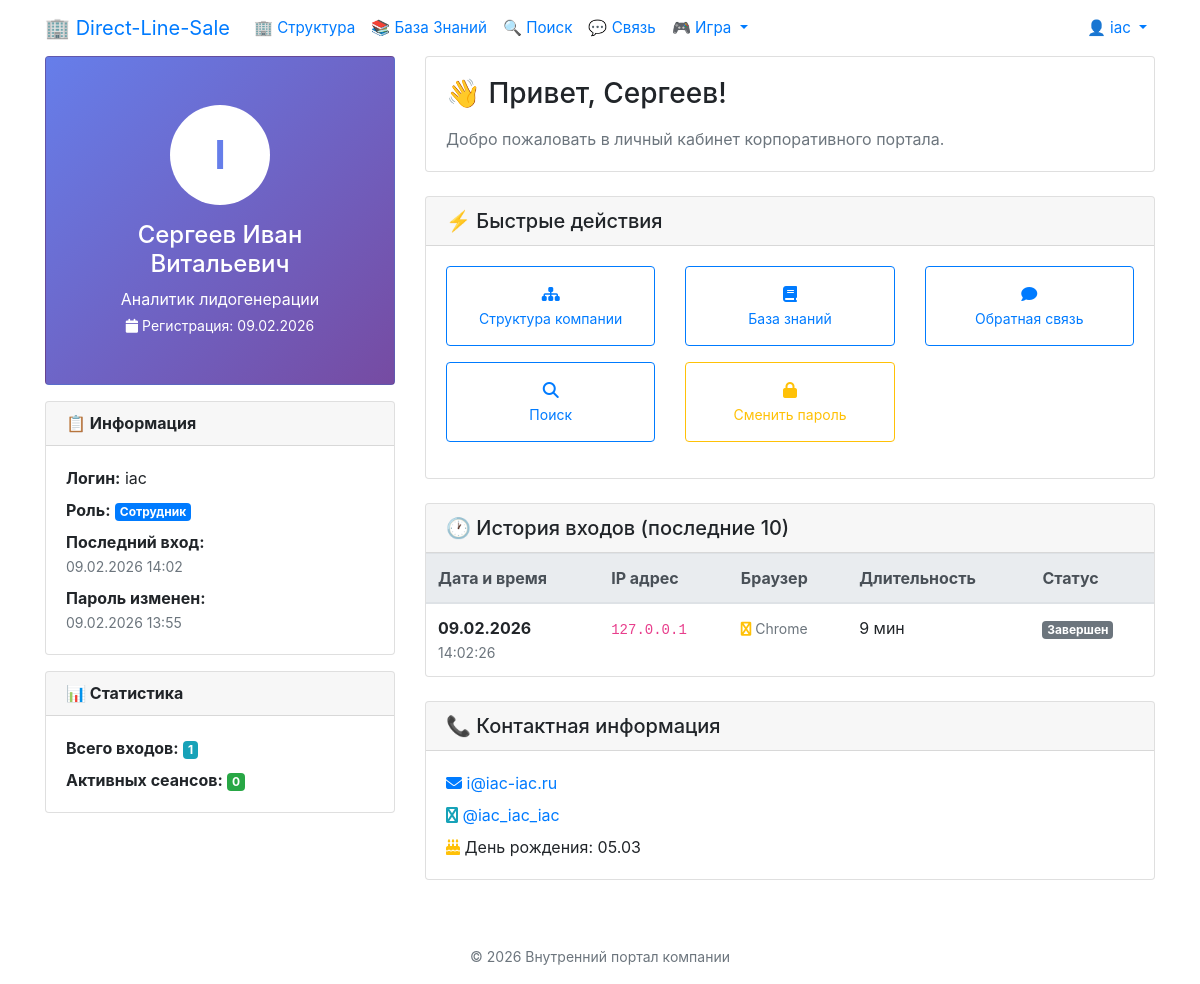
The page /profile (signed in) on the database its author committed.
### app.py (models this page shows, shortened)
class User(UserMixin, db.Model):
    id = db.Column(db.Integer, primary_key=True)
    username = db.Column(db.String(50), unique=True,
                         nullable=False, index=True)
    password_hash = db.Column(db.String(200), nullable=False)
    employee_id = db.Column(db.Integer, db.ForeignKey(
        'employee.id'), nullable=True, unique=True)
    role = db.Column(db.String(20), default='employee')
    is_active = db.Column(db.Boolean, default=True)
    created_at = db.Column(db.DateTime, default=datetime.now)
    last_login = db.Column(db.DateTime, nullable=True)
    must_change_password = db.Column(db.Boolean, default=True)
    password_changed_at = db.Column(db.DateTime, nullable=True)
    employee = db.relationship('Employee', backref=db.backref(
        'user', uselist=False), lazy='joined')

class Employee(db.Model):
    id = db.Column(db.Integer, primary_key=True)
    name = db.Column(db.String(100), nullable=False, index=True)
    position = db.Column(db.String(100), nullable=False, index=True)
    birthday = db.Column(db.Date, nullable=True)
    email = db.Column(db.String(120), nullable=True)  # Если добавили
    telegram = db.Column(db.String(50), nullable=True)  # Если добавили
    manager_id = db.Column(db.Integer, db.ForeignKey(
        'employee.id'), nullable=True, index=True)
    children = db.relationship('Employee', backref=db.backref(
        'parent', remote_side=[id]), lazy='joined')

class LoginHistory(db.Model):
    id = db.Column(db.Integer, primary_key=True)
    user_id = db.Column(db.Integer, db.ForeignKey(
        'user.id'), nullable=False, index=True)
    login_time = db.Column(db.DateTime, default=datetime.now, index=True)
    logout_time = db.Column(db.DateTime, nullable=True)
    ip_address = db.Column(db.String(45), nullable=True)  # IPv6 поддержка
    user_agent = db.Column(db.String(200), nullable=True)
    session_duration = db.Column(db.Integer, nullable=True)  # в секундах
    user = db.relationship('User', backref=db.backref(
        'login_history', lazy='dynamic', order_by='LoginHistory.login_time.desc()'))
    def get_duration_str(self):
        if not self.session_duration:
            return "Активен"
        minutes = self.session_duration // 60
        if minutes < 60:
            return f"{minutes} мин"
        hours = minutes // 60
        remaining_minutes = minutes % 60
        return f"{hours}ч {remaining_minutes}м"

### app.py (the view)
@app.route('/profile')
@login_required
def profile():
    return render_template('profile.html', user=current_user)

### app.py (called while the page is built)
@login_manager.user_loader
def load_user(user_id):
    return User.query.get(int(user_id))

### templates/profile.html (shortened to what this page needs)
{% extends "base.html" %}
{% block content %}
<div class="row">
	<div class="col-md-4 mb-4">
		<div class="card text-center"
			style="background: linear-gradient(135deg, #667eea 0%, #764ba2 100%); color: white;">
			<div class="card-body py-5">
				<div class="mb-3"
					style="width: 100px; height: 100px; background: white; border-radius: 50%; margin: 0 auto; display: flex; align-items: center; justify-content: center; font-size: 40px; font-weight: bold; color: #667eea;">
					{{ user.username[0].upper() }}
				</div>
				<h4 class="mb-2">{{ user.employee.name if user.employee else user.username }}</h4>
				<p class="mb-1 opacity-75">{{ user.employee.position if user.employee else 'Сотрудник' }}</p>
				<p class="mb-0 small opacity-75">
					<i class="fa fa-calendar"></i> Регистрация: {{ user.created_at.strftime('%d.%m.%Y') }}
				</p>
			</div>
		</div>
		<div class="card mt-3">
			<div class="card-header">
				<h6 class="font-weight-bold mb-0">📋 Информация</h6>
			</div>
			<div class="card-body">
				<p class="mb-2">
					<strong>Логин:</strong> {{ user.username }}
				</p>
				<p class="mb-2">
					<strong>Роль:</strong>
					{% if user.role == 'admin' %}
					<span class="badge badge-danger">Администратор</span>
					{% elif user.role == 'manager' %}
					<span class="badge badge-warning">Менеджер</span>
					{% else %}
					<span class="badge badge-primary">Сотрудник</span>
					{% endif %}
				</p>
				{% if user.last_login %}
				<p class="mb-2">
					<strong>Последний вход:</strong><br>
					<small class="text-muted">{{ user.last_login.strftime('%d.%m.%Y %H:%M') }}</small>
				</p>
				{% endif %}
				{% if user.password_changed_at %}
				<p class="mb-0">
					<strong>Пароль изменен:</strong><br>
					<small class="text-muted">{{ user.password_changed_at.strftime('%d.%m.%Y %H:%M') }}</small>
				</p>
				{% else %}
				<p class="mb-0">
					<strong>Пароль:</strong><br>
					<small class="text-warning">⚠️ Временный (требуется смена)</small>
				</p>
				{% endif %}
			</div>
		</div>
		<div class="card mt-3">
			<div class="card-header">
				<h6 class="font-weight-bold mb-0">📊 Статистика</h6>
			</div>
			<div class="card-body">
				<p class="mb-2">
					<strong>Всего входов:</strong>
					<span class="badge badge-info">{{ user.login_history.count() }}</span>
				</p>
				<p class="mb-0">
					<strong>Активных сеансов:</strong>
					<span class="badge badge-success">
						{{ user.login_history.filter_by(logout_time=None).count() }}
					</span>
				</p>
			</div>
		</div>
	</div>
	<div class="col-md-8">
		<div class="card mb-4">
			<div class="card-body">
				<h3 class="mb-3">👋 Привет, {{ user.employee.name.split()[0] if user.employee else user.username }}!
				</h3>
				<p class="text-muted mb-0">Добро пожаловать в личный кабинет корпоративного портала.</p>
			</div>
		</div>
		<div class="card mb-4">
			<div class="card-header">
				<h5 class="mb-0">⚡ Быстрые действия</h5>
			</div>
			<div class="card-body">
				<div class="row">
					<div class="col-md-4 mb-3">
						<a href="{{ url_for('home') }}" class="btn btn-outline-primary btn-block"
							style="padding: 15px;">
							<i class="fa fa-sitemap"></i><br>
							<small>Структура компании</small>
						</a>
					</div>
					<div class="col-md-4 mb-3">
						<a href="{{ url_for('wiki') }}" class="btn btn-outline-primary btn-block"
							style="padding: 15px;">
							<i class="fa fa-book"></i><br>
							<small>База знаний</small>
						</a>
					</div>
					<div class="col-md-4 mb-3">
						<a href="{{ url_for('feedback') }}" class="btn btn-outline-primary btn-block"
							style="padding: 15px;">
							<i class="fa fa-comment"></i><br>
							<small>Обратная связь</small>
						</a>
					</div>
					<div class="col-md-4 mb-3">
						<a href="{{ url_for('search') }}" class="btn btn-outline-primary btn-block"
							style="padding: 15px;">
							<i class="fa fa-search"></i><br>
							<small>Поиск</small>
						</a>
					</div>
					<div class="col-md-4 mb-3">
						<a href="{{ url_for('change_password') }}" class="btn btn-outline-warning btn-block"
							style="padding: 15px;">
							<i class="fa fa-lock"></i><br>
							<small>Сменить пароль</small>
						</a>
					</div>
				</div>
			</div>
		</div>
		<div class="card">
			<div class="card-header">
				<h5 class="mb-0">🕐 История входов (последние 10)</h5>
			</div>
			<div class="card-body p-0">
				{% set recent_logins = user.login_history.limit(10).all() %}
				{% if recent_logins %}
				<div class="table-responsive">
					<table class="table table-hover mb-0">
						<thead class="thead-light">
							<tr>
								<th>Дата и время</th>
								<th>IP адрес</th>
								<th>Браузер</th>
								<th>Длительность</th>
								<th>Статус</th>
							</tr>
						</thead>
						<tbody>
							{% for login in recent_logins %}
							<tr>
								<td>
									<strong>{{ login.login_time.strftime('%d.%m.%Y') }}</strong><br>
									<small class="text-muted">{{ login.login_time.strftime('%H:%M:%S') }}</small>
								</td>
								<td>
									<code>{{ login.ip_address or '—' }}</code>
								</td>
								<td>
									<small class="text-muted">
										{% if 'Chrome' in login.user_agent %}
										<i class="fa fa-chrome text-warning"></i> Chrome
										{% elif 'Firefox' in login.user_agent %}
										<i class="fa fa-firefox text-danger"></i> Firefox
										{% elif 'Safari' in login.user_agent %}
										<i class="fa fa-safari text-primary"></i> Safari
										{% elif 'Edge' in login.user_agent %}
										<i class="fa fa-edge text-info"></i> Edge
										{% else %}
										<i class="fa fa-globe"></i> Другой
										{% endif %}
									</small>
								</td>
								<td>
									{{ login.get_duration_str() }}
								</td>
								<td>
									{% if login.logout_time %}
									<span class="badge badge-secondary">Завершен</span>
									{% else %}
									<span class="badge badge-success">Активен</span>
									{% endif %}
								</td>
							</tr>
							{% endfor %}
						</tbody>
					</table>
				</div>
				{% else %}
				<div class="text-center py-4 text-muted">
					<i class="fa fa-history fa-3x mb-3"></i>
					<p>История входов пуста</p>
				</div>
				{% endif %}
			</div>
		</div>
		{% if user.employee %}
		<div class="card mt-4">
			<div class="card-header">
				<h5 class="mb-0">📞 Контактная информация</h5>
			</div>
			<div class="card-body">
				{% if user.employee.email %}
				<p class="mb-2">
					<i class="fa fa-envelope text-primary"></i>
					<a href="mailto:{{ user.employee.email }}">{{ user.employee.email }}</a>
				</p>
				{% endif %}
				{% if user.employee.telegram %}
				<p class="mb-2">
					<i class="fa fa-telegram text-info"></i>
					<a href="https://t.me/{{ user.employee.telegram.replace('@', '') }}" target="_blank">
						{{ user.employee.telegram if user.employee.telegram.startswith('@') else '@' +
						user.employee.telegram }}
					</a>
				</p>
				{% endif %}
				{% if user.employee.birthday %}
				<p class="mb-0">
					<i class="fa fa-birthday-cake text-warning"></i>
					День рождения: {{ user.employee.birthday.strftime('%d.%m') }}
				</p>
				{% endif %}
			</div>
		</div>
		{% endif %}
	</div>
</div>
{% endblock %}

### templates/base.html (shortened to what this page needs)
<!DOCTYPE html>
<html lang="ru">
<head>
    <link rel="stylesheet" href="https://cdn.jsdelivr.net/npm/bootstrap@4.6.2/dist/css/bootstrap.min.css">
    <link rel="stylesheet" href="https://cdnjs.cloudflare.com/ajax/libs/font-awesome/6.4.0/css/all.min.css">
</head>
<body>
    <nav class="navbar navbar-expand-lg sticky-top">
        <div class="container">
            <a class="navbar-brand" href="/">🏢 Direct-Line-Sale</a>
            <div class="collapse navbar-collapse" id="navbarNav">
                <ul class="navbar-nav mr-auto">
                    <li class="nav-item">
                        <a class="nav-link" href="{{ url_for('home') }}">🏢 Структура</a>
                    </li>
                    <li class="nav-item">
                        <a class="nav-link" href="{{ url_for('wiki') }}">📚 База Знаний</a>
                    </li>
                    <li class="nav-item">
                        <a class="nav-link" href="{{ url_for('search') }}">🔍 Поиск</a>
                    </li>
                    <li class="nav-item">
                        <a class="nav-link" href="{{ url_for('feedback') }}">💬 Связь</a>
                    </li>
                    {% if current_user.is_authenticated %}
                    <li class="nav-item dropdown">
                        <a class="nav-link dropdown-toggle" href="#" id="navbarGameDropdown" role="button"
                            data-toggle="dropdown" aria-haspopup="true" aria-expanded="false">
                            🎮 Игра
                        </a>
                    </li>
                    {% endif %}
                </ul>
                <ul class="navbar-nav ml-auto">
                    {% if current_user.is_authenticated %}
                    <li class="nav-item dropdown">
                        <a class="nav-link dropdown-toggle" href="#" id="navbarUserDropdown" role="button"
                            data-toggle="dropdown" aria-haspopup="true" aria-expanded="false">
                            👤 {{ current_user.username }}
                        </a>
                    </li>
                    {% else %}
                    <li class="nav-item">
                        <a class="nav-link" href="{{ url_for('user_login') }}">🔐 Вход</a>
                    </li>
                    {% endif %}
                </ul>
            </div>
        </div>
    </nav>
    <div class="container">
        {% block content %}{% endblock %}
    </div>
    <footer class="text-center mt-5 py-3 text-muted">
        <small>© 2026 Внутренний портал компании</small>
    </footer>
</body>
</html>

### templates/base.html (style rules this page uses)
.navbar-nav .nav-link { padding: 0.5rem 0.75rem; font-size: 0.95rem; }

### rows shown on the page
User: username "iac", username "I", created_at "09.02.2026", last_login "09.02.2026 14:02", password_changed_at "09.02.2026 13:55"
Employee: employee "Сергеев Иван Витальевич", employee "Аналитик лидогенерации", employee.name "Сергеев", employee.email "i@iac-iac.ru", employee "@iac_iac_iac", employee.birthday "05.03"
LoginHistory: login_time "09.02.2026", login_time "14:02:26", ip_address "127.0.0.1", shows "Chrome", get_duration_str "9 мин", shows "Завершен"

### other values the page prints
{{ user.login_history.count() }} "1"
{{ user.login_history.filter_by(logout_time=None).count() }} "0"
